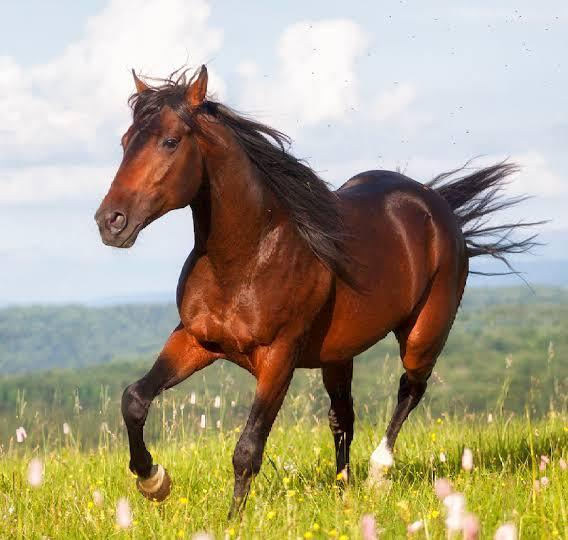
#> input picture Day_18/sample_images/test1.jpg, 568 x 540 px; its folder holds only this picture in this run
$ python challenge.py
#> lines starting #> are read from the running program, lines starting #| are printed output that depends on the picture; after the words box and inside, x2 and y2 are one past the last pixel; in counts of white or black regions, pixels touching at a corner belong together
### Day_18/mini_project.py
import cv2
import os


def load_image(image_path):
    img = cv2.imread(image_path)

    if img is None:
        raise ValueError("Image could not be loaded.")

    return img


def convert_to_grayscale(img):
    return cv2.cvtColor(img, cv2.COLOR_BGR2GRAY)


def apply_gaussian_blur(gray):
    return cv2.GaussianBlur(gray, (5, 5), 0)


def detect_canny_edges(blur):
    return cv2.Canny(blur, 50, 150)


def get_kernel(kernel_shape="rect", kernel_size=5):
    shapes = {
        "rect": cv2.MORPH_RECT,
        "ellipse": cv2.MORPH_ELLIPSE,
        "cross": cv2.MORPH_CROSS,
    }
    shape = shapes.get(kernel_shape, cv2.MORPH_RECT)
    return cv2.getStructuringElement(shape, (kernel_size, kernel_size))


def apply_morphology(edges, operation="closing", kernel_shape="rect", kernel_size=5, iterations=2):
    kernel = get_kernel(kernel_shape, kernel_size)

    if operation == "erosion":
        return cv2.erode(edges, kernel, iterations=iterations)
    elif operation == "dilation":
        return cv2.dilate(edges, kernel, iterations=iterations)
    elif operation == "opening":
        return cv2.morphologyEx(edges, cv2.MORPH_OPEN, kernel, iterations=iterations)
    elif operation == "closing":
        return cv2.morphologyEx(edges, cv2.MORPH_CLOSE, kernel, iterations=iterations)
    elif operation == "gradient":
        return cv2.morphologyEx(edges, cv2.MORPH_GRADIENT, kernel, iterations=iterations)
    elif operation == "tophat":
        return cv2.morphologyEx(edges, cv2.MORPH_TOPHAT, kernel, iterations=iterations)
    elif operation == "blackhat":
        return cv2.morphologyEx(edges, cv2.MORPH_BLACKHAT, kernel, iterations=iterations)
    else:
        return cv2.morphologyEx(edges, cv2.MORPH_CLOSE, kernel, iterations=iterations)


def detect_document_boundary(morph):
    contours, _ = cv2.findContours(
        morph,
        cv2.RETR_EXTERNAL,
        cv2.CHAIN_APPROX_SIMPLE
    )

    if not contours:
        return None

    largest_contour = max(
        contours,
        key=cv2.contourArea
    )

    perimeter = cv2.arcLength(
        largest_contour,
        True
    )

    epsilon = 0.02 * perimeter

    boundary = cv2.approxPolyDP(
        largest_contour,
        epsilon,
        True
    )

    return boundary


def draw_document_boundary(img, boundary):
    output = img.copy()

    if boundary is not None:
        cv2.drawContours(
            output,
            [boundary],
            -1,
            (0, 255, 0),
            3
        )

    return output


def save_output(img, output_path):
    os.makedirs(
        os.path.dirname(output_path),
        exist_ok=True
    )

    cv2.imwrite(
        output_path,
        img
    )


def process_document(
    image_path,
    output_path,
    morph_operation="closing",
    morph_kernel_shape="rect",
    morph_kernel_size=5,
    morph_iterations=2,
):
    img = load_image(image_path)

    gray = convert_to_grayscale(img)

    blur = apply_gaussian_blur(gray)

    edges = detect_canny_edges(blur)

    morph = apply_morphology(
        edges,
        operation=morph_operation,
        kernel_shape=morph_kernel_shape,
        kernel_size=morph_kernel_size,
        iterations=morph_iterations,
    )

    boundary = detect_document_boundary(morph)

    final_image = draw_document_boundary(
        img,
        boundary
    )

    save_output(
        final_image,
        output_path
    )

    return {
        "original": img,
        "gray": gray,
        "blur": blur,
        "edges": edges,
        "morphology": morph,
        "boundary": boundary,
        "final": final_image
    }


# [27 lines that do not run on import are left out]

### Day_18/challenge.py
import os
import glob

import cv2

from mini_project import process_document

INPUT_DIR = "sample_images"
OUTPUT_DIR = "outputs/challenge"
MAX_IMAGES = 10
SUPPORTED_EXT = (".jpg", ".jpeg", ".png", ".bmp")


def get_image_paths(input_dir, max_images):
    paths = sorted(
        p for p in glob.glob(os.path.join(input_dir, "*"))
        if p.lower().endswith(SUPPORTED_EXT)
    )
    return paths[:max_images]


def expected_outcome(boundary):
    if boundary is None:
        return "No boundary detected — contour not found or image too noisy/low-contrast."
    points = len(boundary)
    if points == 4:
        return "Document boundary detected successfully (clean 4-corner quadrilateral)."
    return f"Boundary detected but with {points} points (not a clean quadrilateral — may need threshold tuning)."


def process_single(image_path, index):
    name = os.path.splitext(os.path.basename(image_path))[0]
    folder = os.path.join(OUTPUT_DIR, f"{index:02d}_{name}")
    os.makedirs(folder, exist_ok=True)

    try:
        results = process_document(image_path, os.path.join(folder, "final.jpg"))
    except ValueError as e:
        return {"name": name, "folder": folder, "error": str(e)}

    cv2.imwrite(os.path.join(folder, "original.jpg"), results["original"])
    cv2.imwrite(os.path.join(folder, "edges.jpg"), results["edges"])
    cv2.imwrite(os.path.join(folder, "morphology.jpg"), results["morphology"])

    return {
        "name": name,
        "folder": folder,
        "outcome": expected_outcome(results["boundary"]),
        "detected": results["boundary"] is not None,
        "error": None,
    }


def generate_html_report(results, report_path, output_dir):
    rows_html = []

    for i, r in enumerate(results, start=1):
        if r.get("error"):
            rows_html.append(
                f"""
                <div class="card">
                    <div class="card-title">{i:02d}. {r['name']}</div>
                    <div class="badge badge-error">❌ Failed to load: {r['error']}</div>
                </div>
                """
            )
            continue

        rel = os.path.relpath(r["folder"], output_dir).replace(os.sep, "/")
        badge_class = "badge-success" if r["detected"] else "badge-warning"
        badge_icon = "✅" if r["detected"] else "⚠️"

        rows_html.append(
            f"""
            <div class="card">
                <div class="card-title">{i:02d}. {r['name']}</div>
                <div class="image-grid">
                    <figure>
                        <img src="{rel}/original.jpg">
                        <figcaption>Original</figcaption>
                    </figure>
                    <figure>
                        <img src="{rel}/edges.jpg">
                        <figcaption>Edge Detection</figcaption>
                    </figure>
                    <figure>
                        <img src="{rel}/morphology.jpg">
                        <figcaption>Morphology</figcaption>
                    </figure>
                    <figure>
                        <img src="{rel}/final.jpg">
                        <figcaption>Final Boundary</figcaption>
                    </figure>
                </div>
                <div class="badge {badge_class}">{badge_icon} {r['outcome']}</div>
            </div>
            """
        )

    html = f"""
    <!DOCTYPE html>
    <html lang="en">
    <head>
        <meta charset="UTF-8">
        <title>Document Boundary Detection — Comparison Report</title>
        <style>
            body {{
                font-family: 'Segoe UI', Arial, sans-serif;
                background-color: #ffffff;
                color: #111827;
                margin: 0;
                padding: 40px;
            }}
            .header {{
                padding: 24px 28px;
                border-radius: 14px;
                background: linear-gradient(135deg, #f8fafc 0%, #eef2f7 100%);
                border: 1px solid #e5e9f0;
                margin-bottom: 32px;
            }}
            .header h1 {{ margin: 0; font-size: 26px; }}
            .header p {{ margin: 6px 0 0 0; color: #6b7280; font-size: 14px; }}

            .card {{
                border: 1px solid #e5e9f0;
                border-radius: 12px;
                padding: 20px;
                margin-bottom: 24px;
                box-shadow: 0 1px 3px rgba(0,0,0,0.04);
            }}
            .card-title {{
                font-size: 17px;
                font-weight: 600;
                margin-bottom: 14px;
            }}
            .image-grid {{
                display: grid;
                grid-template-columns: repeat(4, 1fr);
                gap: 14px;
                margin-bottom: 14px;
            }}
            figure {{ margin: 0; text-align: center; }}
            figure img {{
                width: 100%;
                border-radius: 8px;
                border: 1px solid #e5e9f0;
                object-fit: cover;
            }}
            figcaption {{
                margin-top: 6px;
                font-size: 12px;
                color: #6b7280;
            }}
            .badge {{
                display: inline-block;
                padding: 6px 14px;
                border-radius: 999px;
                font-weight: 600;
                font-size: 13px;
            }}
            .badge-success {{ background: #ecfdf5; color: #047857; border: 1px solid #a7f3d0; }}
            .badge-warning {{ background: #fffbeb; color: #b45309; border: 1px solid #fde68a; }}
            .badge-error   {{ background: #fef2f2; color: #b91c1c; border: 1px solid #fecaca; }}

            @media (max-width: 900px) {{
                .image-grid {{ grid-template-columns: repeat(2, 1fr); }}
            }}
        </style>
    </head>
    <body>
        <div class="header">
            <h1>📄 Document Boundary Detection — Comparison Report</h1>
            <p>{len(results)} image(s) processed · Pipeline: Grayscale → Blur → Canny → Morphology → Contour Detection</p>
        </div>
        {''.join(rows_html)}
    </body>
    </html>
    """

    with open(report_path, "w", encoding="utf-8") as f:
        f.write(html)


def main():
    os.makedirs(OUTPUT_DIR, exist_ok=True)
    image_paths = get_image_paths(INPUT_DIR, MAX_IMAGES)

    if not image_paths:
        print(f"No images found in '{INPUT_DIR}/'. Add up to {MAX_IMAGES} images there and re-run.")
        return

    print(f"Found {len(image_paths)} image(s). Processing...\n")

    all_results = []
    for i, path in enumerate(image_paths, start=1):
        print(f"  [{i}/{len(image_paths)}] {os.path.basename(path)}")
        all_results.append(process_single(path, i))
#> in load_image, img is the input picture: shape (540, 568, 3); mean B, G, R 132.2, 159.1, 169.5
#> in convert_to_grayscale, `return cv2.cvtColor(img, cv2.COLOR_BGR2GRAY)`:
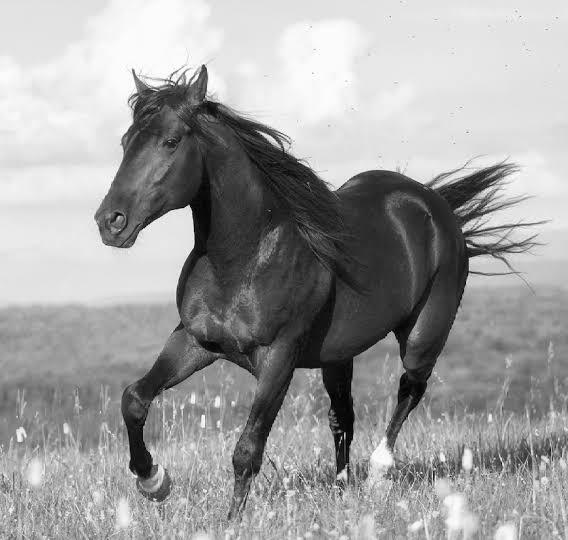
#> returned value: shape (540, 568); min 0, max 255, mean 159.1
#> in detect_canny_edges, `return cv2.Canny(blur, 50, 150)`:
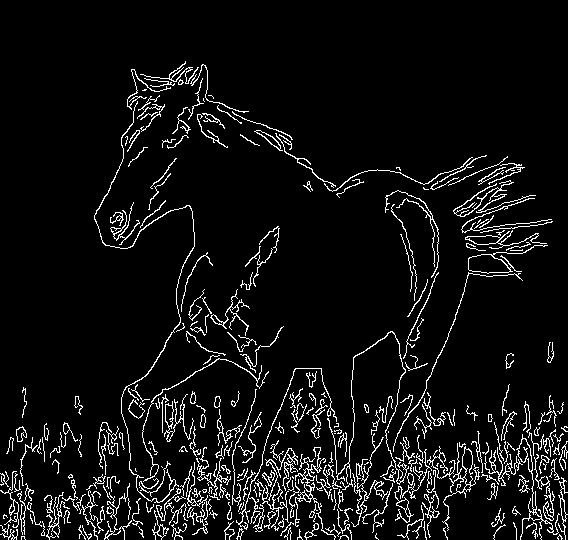
#> returned value: shape (540, 568); 6.6% white in thin lines or dots, all inside (x1, y1, x2, y2) = (0, 61, 568, 540)
#> in apply_morphology, `return cv2.morphologyEx(edges, cv2.MORPH_CLOSE, kernel, iterations=ite..`:
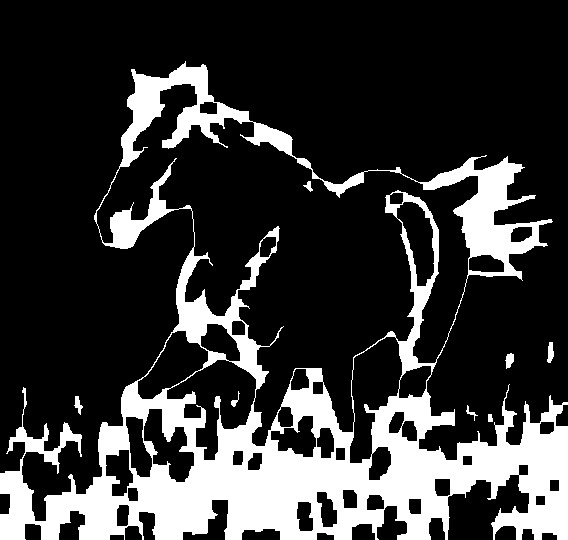
#> returned value: shape (540, 568); 22% white; 8 white regions
#> in detect_document_boundary, `contours, _ = cv2.findContours( morph, cv2.RETR_EXTERNAL, cv2.CHAIN_AP..`: contours = 6 contours; box (x1, y1, x2, y2) and area: (0, 61, 568, 540) 144558, (547, 342, 554, 363) 80, (505, 353, 514, 369) 79, (74, 396, 83, 415) 62, (488, 414, 493, 422) 24, (466, 405, 478, 421) 24
#> in detect_document_boundary, `largest_contour = max( contours, key=cv2.contourArea )`: largest_contour = contour of 1443 points, box (x1, y1, x2, y2) (0, 61, 568, 540), area 144558
#> in detect_document_boundary, `perimeter = cv2.arcLength( largest_contour, True )`: perimeter = 4682.5
#> in detect_document_boundary, `epsilon = 0.02 * perimeter`: epsilon = 93.65
#> in detect_document_boundary, `boundary = cv2.approxPolyDP( largest_contour, epsilon, True )`: boundary = [[131, 69], [179, 323], [0, 539], [567, 539], [567, 402], [418, 448], [524, 167]]
#> in draw_document_boundary, `cv2.drawContours( output, [boundary], -1, (0, 255, 0), 3 )`:
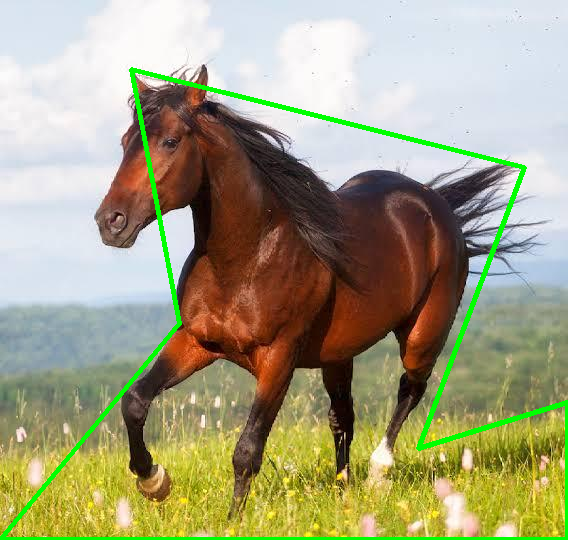
#> output: shape (540, 568, 3); 2.88% of pixels changed, all inside (x1, y1, x2, y2) = (0, 67, 568, 540)
#> in expected_outcome, `points = len(boundary)`: points = 7

    report_path = os.path.join(OUTPUT_DIR, "comparison_report.html")
    generate_html_report(all_results, report_path, OUTPUT_DIR)
#> the loop in generate_html_report, `for i, r in enumerate(results, start=1):` made 1 pass
#> (i, rel, badge_class, badge_icon) on pass 1: (1, '01_test1', 'badge-success', '✅')
#> after the loop in generate_html_report, `for i, r in enumerate(results, start=1):`: rows_html = 1 item

    print(f"\nDone. Open the report in your browser:\n  {os.path.abspath(report_path)}")


if __name__ == "__main__":
    main()
